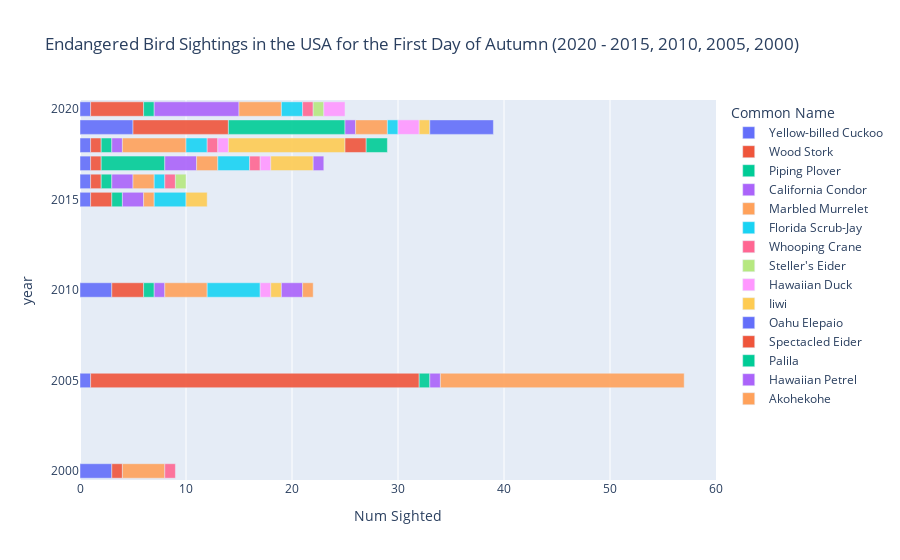

Notebook code cell kept with this figure:
### Code cell
barchart = px.bar(
    endangered_usa_fall_df,
    x="Num Sighted",
    y="year",
    color="Common Name",
    opacity=0.9,
    orientation="h",
    barmode="relative",
    hover_data=["Scientific Name", "Date Sighted", "Location Name"],
    title="Endangered Bird Sightings in the USA for the First Day of Autumn (2020 - 2015, 2010, 2005, 2000)",
)
barchart

### Figure 1 — Plotly figure (JSON) as saved in the notebook; plotly's stock layout.template omitted (floating-point values rounded to 4 significant figures)
{"data": [{"alignmentgroup": "True", "customdata": [["Coccyzus americanus", "2020-09-22 18:39", "Woodman Fen"], ["Coccyzus americanus", "2019-09-22 20:08", "Caddo Lake SP (PPW-E 089)"], ["Coccyzus americanus", "2018-09-22 18:38", "90 Weaver Rd, Accident US-MD (39.6734,-79.3222)"], ["Coccyzus americanus", "2017-09-22 18:40", "Winnie & Carson's New Place"], ["Coccyzus americanus", "2016-09-22 19:05", "Salamonie - End of Lake"], ["Coccyzus americanus", "2015-09-22 18:00", "Adam's House"], ["Coccyzus americanus", "2010-09-22 18:00", "Home"], ["Coccyzus americanus", "2005-09-22 13:00", "Patapsco Ponds #4 & #5 (Halethorpe Farms Ponds) "], ["Coccyzus americanus", "2000-09-22 06:20", "Cape Island--Higbee Beach WMA"]], "hovertemplate": "Common Name=Yellow-billed Cuckoo<br>Num Sighted=%{x}<br>year=%{y}<br>Scientific Name=%{customdata[0]}<br>Date Sighted=%{customdata[1]}<br>Location Name=%{customdata[2]}<extra></extra>", "legendgroup": "Yellow-billed Cuckoo", "marker": {"color": "#636efa", "opacity": 0.9}, "name": "Yellow-billed Cuckoo", "offsetgroup": "Yellow-billed Cuckoo", "orientation": "h", "showlegend": true, "textposition": "auto", "type": "bar", "x": [1, 5, 1, 1, 1, 1, 3, 1, 3], "xaxis": "x", "y": [2020, 2019, 2018, 2017, 2016, 2015, 2010, 2005, 2000], "yaxis": "y"}, {"alignmentgroup": "True", "customdata": [["Mycteria americana", "2020-09-22 18:32", "Cumberland Island, High Point (PRIVATE)"], ["Mycteria americana", "2019-09-22 20:08", "Caddo Lake SP (PPW-E 089)"], ["Mycteria americana", "2018-09-22 18:50", "Robinson Preserve"], ["Mycteria americana", "2017-09-22 19:00", "Texas A&M--Corpus Christi"], ["Mycteria americana", "2016-09-22 19:30", "Hwy 44/24"], ["Mycteria americana", "2015-09-22 19:50", "Flagler Hospital-Boardwalk and Ponds"], ["Mycteria americana", "2010-09-22 11:30", "Perry County Road #6"], ["Mycteria americana", "2005-09-22 19:30", "Lake Maggiore"], ["Mycteria americana", "2000-09-22 18:15", "Big Black River and I-20"]], "hovertemplate": "Common Name=Wood Stork<br>Num Sighted=%{x}<br>year=%{y}<br>Scientific Name=%{customdata[0]}<br>Date Sighted=%{customdata[1]}<br>Location Name=%{customdata[2]}<extra></extra>", "legendgroup": "Wood Stork", "marker": {"color": "#EF553B", "opacity": 0.9}, "name": "Wood Stork", "offsetgroup": "Wood Stork", "orientation": "h", "showlegend": true, "textposition": "auto", "type": "bar", "x": [5, 9, 1, 1, 1, 2, 3, 31, 1], "xaxis": "x", "y": [2020, 2019, 2018, 2017, 2016, 2015, 2010, 2005, 2000], "yaxis": "y"}, {"alignmentgroup": "True", "customdata": [["Charadrius melodus", "2020-09-22 18:20", "Galveston--8 mile Beach/Sunny Beach area"], ["Charadrius melodus", "2019-09-22 15:09", "Sandy Hook--North End"], ["Charadrius melodus", "2018-09-22 17:37", "East Cotter Avenue, Port Aransas, Texas, US (27.835, -97.047)"], ["Charadrius melodus", "2017-09-22 19:18", "Bolivar Flats Shorebird Sanctuary (UTC 058)"], ["Charadrius melodus", "2016-09-22 16:45", "US-SC-Pawleys Island-95 2nd St - 33.4371x-79.1164"], ["Charadrius melodus", "2015-09-22 17:15", "Spanish River Park"], ["Charadrius melodus", "2010-09-22 07:45", "Cat Island fork to south tip"], ["Charadrius melodus", "2005-09-22 14:00", "Stone Harbor--Bird Sanctuary"]], "hovertemplate": "Common Name=Piping Plover<br>Num Sighted=%{x}<br>year=%{y}<br>Scientific Name=%{customdata[0]}<br>Date Sighted=%{customdata[1]}<br>Location Name=%{customdata[2]}<extra></extra>", "legendgroup": "Piping Plover", "marker": {"color": "#00cc96", "opacity": 0.9}, "name": "Piping Plover", "offsetgroup": "Piping Plover", "orientation": "h", "showlegend": true, "textposition": "auto", "type": "bar", "x": [1, 11, 1, 6, 1, 1, 1, 1], "xaxis": "x", "y": [2020, 2019, 2018, 2017, 2016, 2015, 2010, 2005], "yaxis": "y"}, {"alignmentgroup": "True", "customdata": [["Gymnogyps californianus", "2020-09-22 17:14", "Glen Canyon NRA--Navajo Bridge"], ["Gymnogyps californianus", "2019-09-22 13:30", "(36.2036,-121.7295)"], ["Gymnogyps californianus", "2018-09-22 12:30", "Pinnacles NP"], ["Gymnogyps californianus", "2017-09-22 07:55", "Zion NP--Lava Point (NO Blue Springs Reservoir birds)"], ["Gymnogyps californianus", "2016-09-22 10:23", "Glen Canyon NRA--Navajo Bridge"], ["Gymnogyps californianus", "2015-09-22 09:30", "Grand Canyon NP--Yaki Point"], ["Gymnogyps californianus", "2010-09-22 15:00", "Julia Pfeiffer Burns SP--McWay Cove vicinity"], ["Gymnogyps californianus", "2005-09-22", "California - Monterey - Big Sur"]], "hovertemplate": "Common Name=California Condor<br>Num Sighted=%{x}<br>year=%{y}<br>Scientific Name=%{customdata[0]}<br>Date Sighted=%{customdata[1]}<br>Location Name=%{customdata[2]}<extra></extra>", "legendgroup": "California Condor", "marker": {"color": "#ab63fa", "opacity": 0.9}, "name": "California Condor", "offsetgroup": "California Condor", "orientation": "h", "showlegend": true, "textposition": "auto", "type": "bar", "x": [8, 1, 1, 3, 2, 2, 1, 1], "xaxis": "x", "y": [2020, 2019, 2018, 2017, 2016, 2015, 2010, 2005], "yaxis": "y"}, {"alignmentgroup": "True", "customdata": [["Brachyramphus marmoratus", "2020-09-22 16:54", "Boiler Bay State Wayside"], ["Brachyramphus marmoratus", "2019-09-22 16:28", "850 NW Lighthouse Dr, Newport US-OR (44.6760,-124.0776)"], ["Brachyramphus marmoratus", "2018-09-22 12:31", "2201 Skyline Way, Anacortes US-WA (48.4919,-122.6843)"], ["Brachyramphus marmoratus", "2017-09-22 17:30", "Crescent City Harbor"], ["Brachyramphus marmoratus", "2016-09-22 16:30", "Ediz Hook"], ["Brachyramphus marmoratus", "2015-09-22 17:00", "Charles Richey Sr. Viewpoint"], ["Brachyramphus marmoratus", "2010-09-22 13:00", "Lighthouse Marine Park, Point Roberts"], ["Brachyramphus marmoratus", "2005-09-22", "Yellow Island"], ["Brachyramphus marmoratus", "2000-09-22 14:45", "Glacier Bay NP--Icy Strait (@mouth of Glacier Bay)"]], "hovertemplate": "Common Name=Marbled Murrelet<br>Num Sighted=%{x}<br>year=%{y}<br>Scientific Name=%{customdata[0]}<br>Date Sighted=%{customdata[1]}<br>Location Name=%{customdata[2]}<extra></extra>", "legendgroup": "Marbled Murrelet", "marker": {"color": "#FFA15A", "opacity": 0.9}, "name": "Marbled Murrelet", "offsetgroup": "Marbled Murrelet", "orientation": "h", "showlegend": true, "textposition": "auto", "type": "bar", "x": [4, 3, 6, 2, 2, 1, 4, 23, 4], "xaxis": "x", "y": [2020, 2019, 2018, 2017, 2016, 2015, 2010, 2005, 2000], "yaxis": "y"}, {"alignmentgroup": "True", "customdata": [["Aphelocoma coerulescens", "2020-09-22 16:30", "Canaveral National Seashore Florida, Cape Canaveral US-FL 28.64749, -80.67440"], ["Aphelocoma coerulescens", "2019-09-22 16:59", "Dewey O. Boster Park"], ["Aphelocoma coerulescens", "2018-09-22 18:18", "Canaveral National Seashore--Pay Station Area"], ["Aphelocoma coerulescens", "2017-09-22 17:30", "Helen and Allan Cruickshank Sanctuary"], ["Aphelocoma coerulescens", "2016-09-22 07:39", "Merritt Island NWR (Please consider using more specific locations)"], ["Aphelocoma coerulescens", "2015-09-22 13:30", "Englewood East - Our Yard, Philco St"], ["Aphelocoma coerulescens", "2010-09-22 07:45", "HABITAT GOLF COURSE"]], "hovertemplate": "Common Name=Florida Scrub-Jay<br>Num Sighted=%{x}<br>year=%{y}<br>Scientific Name=%{customdata[0]}<br>Date Sighted=%{customdata[1]}<br>Location Name=%{customdata[2]}<extra></extra>", "legendgroup": "Florida Scrub-Jay", "marker": {"color": "#19d3f3", "opacity": 0.9}, "name": "Florida Scrub-Jay", "offsetgroup": "Florida Scrub-Jay", "orientation": "h", "showlegend": true, "textposition": "auto", "type": "bar", "x": [2, 1, 2, 3, 1, 3, 5], "xaxis": "x", "y": [2020, 2019, 2018, 2017, 2016, 2015, 2010], "yaxis": "y"}, {"alignmentgroup": "True", "customdata": [["Grus americana", "2020-09-22 10:50", "Dee Bennett Rd"], ["Grus americana", "2018-09-22 06:43", "Joe Overstreet Rd. and Landing"], ["Grus americana", "2017-09-22 09:30", "Goose Pond FWA--Visitor Center"], ["Grus americana", "2016-09-22 07:56", "Joe Overstreet Rd. and Landing"], ["Grus americana", "2000-09-22", "Three Lakes WMA"]], "hovertemplate": "Common Name=Whooping Crane<br>Num Sighted=%{x}<br>year=%{y}<br>Scientific Name=%{customdata[0]}<br>Date Sighted=%{customdata[1]}<br>Location Name=%{customdata[2]}<extra></extra>", "legendgroup": "Whooping Crane", "marker": {"color": "#FF6692", "opacity": 0.9}, "name": "Whooping Crane", "offsetgroup": "Whooping Crane", "orientation": "h", "showlegend": true, "textposition": "auto", "type": "bar", "x": [1, 1, 1, 1, 1], "xaxis": "x", "y": [2020, 2018, 2017, 2016, 2000], "yaxis": "y"}, {"alignmentgroup": "True", "customdata": [["Polysticta stelleri", "2020-09-22 10:00", "Savoonga (town)"], ["Polysticta stelleri", "2016-09-22 09:00", "Gambell (general area)"]], "hovertemplate": "Common Name=Steller's Eider<br>Num Sighted=%{x}<br>year=%{y}<br>Scientific Name=%{customdata[0]}<br>Date Sighted=%{customdata[1]}<br>Location Name=%{customdata[2]}<extra></extra>", "legendgroup": "Steller's Eider", "marker": {"color": "#B6E880", "opacity": 0.9}, "name": "Steller's Eider", "offsetgroup": "Steller's Eider", "orientation": "h", "showlegend": true, "textposition": "auto", "type": "bar", "x": [1, 1], "xaxis": "x", "y": [2020, 2016], "yaxis": "y"}, {"alignmentgroup": "True", "customdata": [["Anas wyvilliana", "2020-09-22 08:33", "Kawaiele State Waterbird Sanctuary"], ["Anas wyvilliana", "2019-09-22 08:57", "Kawaiele State Waterbird Sanctuary"], ["Anas wyvilliana", "2018-09-22", "Wailua Falls, Ma'alo Road"], ["Anas wyvilliana", "2017-09-22 08:52", "Kawaiele State Waterbird Sanctuary"], ["Anas wyvilliana", "2010-09-22 10:00", "Hanalei NWR"]], "hovertemplate": "Common Name=Hawaiian Duck<br>Num Sighted=%{x}<br>year=%{y}<br>Scientific Name=%{customdata[0]}<br>Date Sighted=%{customdata[1]}<br>Location Name=%{customdata[2]}<extra></extra>", "legendgroup": "Hawaiian Duck", "marker": {"color": "#FF97FF", "opacity": 0.9}, "name": "Hawaiian Duck", "offsetgroup": "Hawaiian Duck", "orientation": "h", "showlegend": true, "textposition": "auto", "type": "bar", "x": [2, 2, 1, 1, 1], "xaxis": "x", "y": [2020, 2019, 2018, 2017, 2010], "yaxis": "y"}, {"alignmentgroup": "True", "customdata": [["Drepanis coccinea", "2019-09-22 16:00", "Haleakalā National Park, Hana US-HI (20.6947,-156.0876)"], ["Drepanis coccinea", "2018-09-22 10:33", "Pu'u O'o Trail, Kipuka Ainahou section (first 2 miles)"], ["Drepanis coccinea", "2017-09-22 13:00", "Hosmer Grove Trail Loop"], ["Drepanis coccinea", "2015-09-22 08:00", "Haleakala NP--Hosmer Grove"], ["Drepanis coccinea", "2010-09-22 09:56", "TNC Waikamoi, East of Honomanu Gulch 6000ft elev (Restricted)"]], "hovertemplate": "Common Name=Iiwi<br>Num Sighted=%{x}<br>year=%{y}<br>Scientific Name=%{customdata[0]}<br>Date Sighted=%{customdata[1]}<br>Location Name=%{customdata[2]}<extra></extra>", "legendgroup": "Iiwi", "marker": {"color": "#FECB52", "opacity": 0.9}, "name": "Iiwi", "offsetgroup": "Iiwi", "orientation": "h", "showlegend": true, "textposition": "auto", "type": "bar", "x": [1, 11, 4, 2, 1], "xaxis": "x", "y": [2019, 2018, 2017, 2015, 2010], "yaxis": "y"}, {"alignmentgroup": "True", "customdata": [["Chasiempis ibidis", "2019-09-22 07:00", "Wailupe Valley - Hao Street Trail"]], "hovertemplate": "Common Name=Oahu Elepaio<br>Num Sighted=%{x}<br>year=%{y}<br>Scientific Name=%{customdata[0]}<br>Date Sighted=%{customdata[1]}<br>Location Name=%{customdata[2]}<extra></extra>", "legendgroup": "Oahu Elepaio", "marker": {"color": "#636efa", "opacity": 0.9}, "name": "Oahu Elepaio", "offsetgroup": "Oahu Elepaio", "orientation": "h", "showlegend": true, "textposition": "auto", "type": "bar", "x": [6], "xaxis": "x", "y": [2019], "yaxis": "y"}, {"alignmentgroup": "True", "customdata": [["Somateria fischeri", "2018-09-22 09:00", "Gambell (general area)"]], "hovertemplate": "Common Name=Spectacled Eider<br>Num Sighted=%{x}<br>year=%{y}<br>Scientific Name=%{customdata[0]}<br>Date Sighted=%{customdata[1]}<br>Location Name=%{customdata[2]}<extra></extra>", "legendgroup": "Spectacled Eider", "marker": {"color": "#EF553B", "opacity": 0.9}, "name": "Spectacled Eider", "offsetgroup": "Spectacled Eider", "orientation": "h", "showlegend": true, "textposition": "auto", "type": "bar", "x": [2], "xaxis": "x", "y": [2018], "yaxis": "y"}, {"alignmentgroup": "True", "customdata": [["Loxioides bailleui", "2018-09-22 06:44", "Pu'u La'au, Palila Discovery Trail and Ka'ohe GMA"]], "hovertemplate": "Common Name=Palila<br>Num Sighted=%{x}<br>year=%{y}<br>Scientific Name=%{customdata[0]}<br>Date Sighted=%{customdata[1]}<br>Location Name=%{customdata[2]}<extra></extra>", "legendgroup": "Palila", "marker": {"color": "#00cc96", "opacity": 0.9}, "name": "Palila", "offsetgroup": "Palila", "orientation": "h", "showlegend": true, "textposition": "auto", "type": "bar", "x": [2], "xaxis": "x", "y": [2018], "yaxis": "y"}, {"alignmentgroup": "True", "customdata": [["Pterodroma sandwichensis", "2017-09-22 08:00", "Koa Kea Hotel & Resort"], ["Pterodroma sandwichensis", "2010-09-22 06:30", "Offshore waters windward Oahu"]], "hovertemplate": "Common Name=Hawaiian Petrel<br>Num Sighted=%{x}<br>year=%{y}<br>Scientific Name=%{customdata[0]}<br>Date Sighted=%{customdata[1]}<br>Location Name=%{customdata[2]}<extra></extra>", "legendgroup": "Hawaiian Petrel", "marker": {"color": "#ab63fa", "opacity": 0.9}, "name": "Hawaiian Petrel", "offsetgroup": "Hawaiian Petrel", "orientation": "h", "showlegend": true, "textposition": "auto", "type": "bar", "x": [1, 2], "xaxis": "x", "y": [2017, 2010], "yaxis": "y"}, {"alignmentgroup": "True", "customdata": [["Palmeria dolei", "2010-09-22 09:56", "TNC Waikamoi, East of Honomanu Gulch 6000ft elev (Restricted)"]], "hovertemplate": "Common Name=Akohekohe<br>Num Sighted=%{x}<br>year=%{y}<br>Scientific Name=%{customdata[0]}<br>Date Sighted=%{customdata[1]}<br>Location Name=%{customdata[2]}<extra></extra>", "legendgroup": "Akohekohe", "marker": {"color": "#FFA15A", "opacity": 0.9}, "name": "Akohekohe", "offsetgroup": "Akohekohe", "orientation": "h", "showlegend": true, "textposition": "auto", "type": "bar", "x": [1], "xaxis": "x", "y": [2010], "yaxis": "y"}], "layout": {"autosize": true, "barmode": "relative", "legend": {"title": {"text": "Common Name"}, "tracegroupgap": 0}, "title": {"text": "Endangered Bird Sightings in the USA for the First Day of Autumn (2020 - 2015, 2010, 2005, 2000)"}, "xaxis": {"anchor": "y", "autorange": true, "domain": [0, 1], "range": [0, 60], "title": {"text": "Num Sighted"}, "type": "linear"}, "yaxis": {"anchor": "x", "autorange": true, "domain": [0, 1], "range": [2000.0, 2020.0], "title": {"text": "year"}, "type": "linear"}}}
